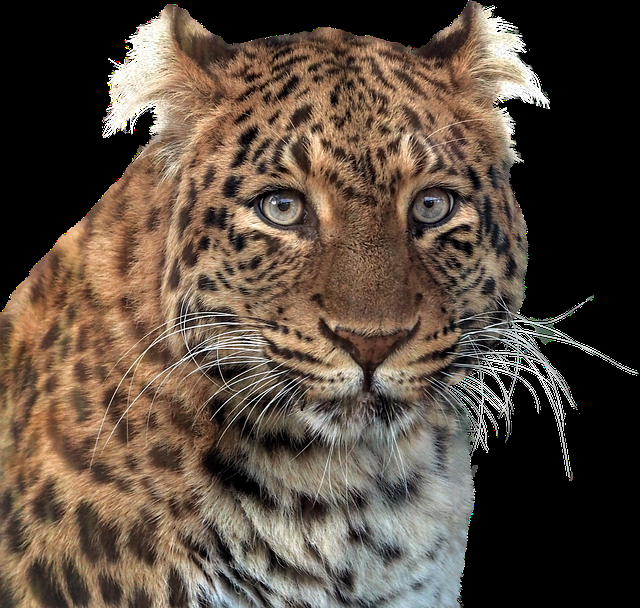
#> input picture Deep Learning/Images/panther.png, 640 x 608 px, found by its file name
$ jupyter execute 77_79_Advanced_image_processing.ipynb
#> lines starting #> are read from the running program, lines starting #| are printed output that depends on the picture
[cell 1]
from IPython.display import display_html
import pandas as pd
import numpy as np
def display_side_by_side(*args):
    html_str='  '
    for df in args:
        html_str+=df.to_html()
    display_html(html_str.replace('table','table style="display:inline"'),raw=True)

[cell 2]
#we are talking about dilute

[cell 3]
#Always remember that diluting is making image look a lot a lot brighter
#0 means black , 255 means white
#lets increase it to 255, but what happens? it becomes entirely white.

[cell 4]
#dilution

[cell 5]
df1 = pd.DataFrame(np.array((141,158,60,240,21,98,102,195,60)).reshape((3,3)),\
columns=['A','B','C'])

df2 = pd.DataFrame(np.array((158,158,158,240,240,98,195,195,195)).reshape((3,3)),\
columns=['A','B','C'])

display_side_by_side(df1,df2)

#### Notes:

 - We will apply a 3 X 1 matrix ,so for computing the first row we will compare between None, 141 and 158 the max is 158 and we will follow the same thing.

 - for Dilute process we will take the Max value

 - for erode process we will take the min value
#### this is for dilute
 - Step1a : Max(None,141, 158 ) = 158
 - Step1b : Max(141,158,60) = 158
 - Step1c : Max(158,60,None) = 158

#### For erode process
 - Step1a : Min(None,141, 158 ) = 141
 - Step1b : Min(141,158,60) = 60
 - Step1c : Min(158,60,None) = 60


[cell 6]
min(141,158)

[cell 7]
#Erosion
df1 = pd.DataFrame(np.array((141,158,60,240,21,98,102,195,60)).reshape((3,3)),\
columns=['A','B','C'])

df2 = pd.DataFrame(np.array((141,60,60,21,21,21,102,60,60)).reshape((3,3)),\
columns=['A','B','C'])

display_side_by_side(df1,df2)

[cell 8]
from pylab import *
import cv2
from skimage import io
image = cv2.imread("./data/panther.png")
#> image is the input picture: shape (608, 640, 3); mean B, G, R 62.9, 74.9, 89.2

s1 = 0
s2 = 10
s3 = 15

t1 = cv2.MORPH_RECT
t2 = cv2.MORPH_CROSS
t3 = cv2.MORPH_ELLIPSE

tmp1 = cv2.getStructuringElement(t1,(2*s1+1,2*s1+1),(s1,s1))
tmp2 = cv2.getStructuringElement(t2,(2*s2+1,2*s2+1),(s2,s2))
tmp3 = cv2.getStructuringElement(t3,(2*s3+1,2*s3+1),(s3,s3))

img1 = cv2.dilate(image,tmp1)
img2 = cv2.dilate(image, tmp2)
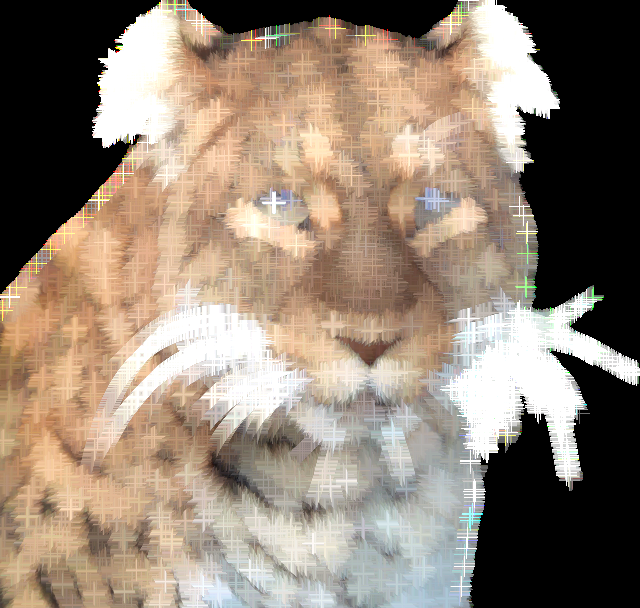
#> img2: shape (608, 640, 3); mean B, G, R 116.9, 131.7, 147.1
img3 = cv2.dilate(image, tmp3)
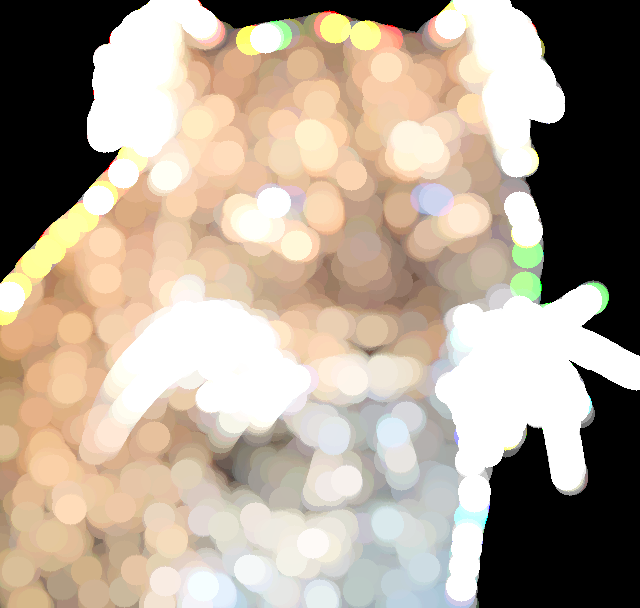
#> img3: shape (608, 640, 3); mean B, G, R 148.2, 163.5, 176.8

figure(0)
#> (this line was passed over: IPython is not available in this run)
io.imshow(img1)
#> (this line was passed over: IPython is not available in this run)
figure(1)
#> (this line was passed over: IPython is not available in this run)
io.imshow(img2)
#> (this line was passed over: IPython is not available in this run)
figure(2)
#> (this line was passed over: IPython is not available in this run)
io.imshow(img3)
#> (this line was passed over: IPython is not available in this run)

[cell 9]
#image

[cell 10]
#img3

[cell 11]
#doing it again jsut for more understanding

[cell 12]
# [27 lines of commented-out code are left out]

[cell 13]
#Erode
from pylab import *
import cv2
from skimage import io
image = cv2.imread("./data/panther.png")

s1 = 0
s2 = 10
s3 = 15

t1 = cv2.MORPH_RECT
t2 = cv2.MORPH_CROSS
t3 = cv2.MORPH_ELLIPSE

tmp1 = cv2.getStructuringElement(t1,(2*s1+1,2*s1+1),(s1,s1))
tmp2 = cv2.getStructuringElement(t2,(2*s2+1,2*s2+1),(s2,s2))
tmp3 = cv2.getStructuringElement(t3,(2*s3+1,2*s3+1),(s3,s3))

img1 = cv2.erode(image,tmp1)
img2 = cv2.erode(image, tmp2)
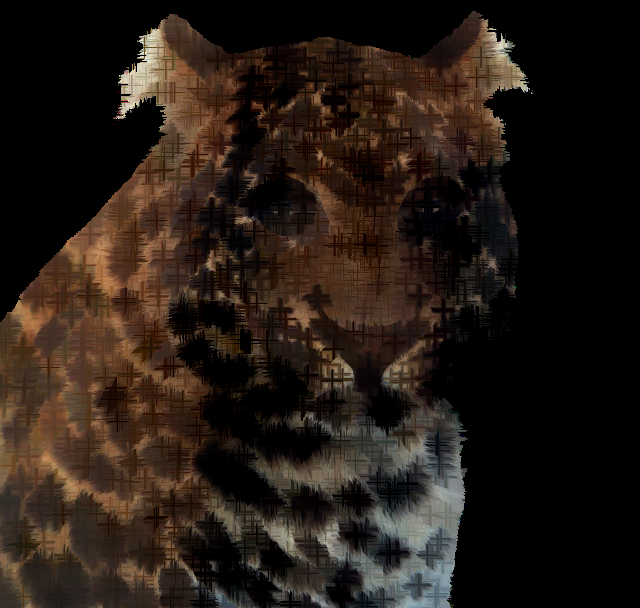
#> img2: shape (608, 640, 3); mean B, G, R 20.8, 27.6, 37.6
img3 = cv2.erode(image, tmp3)
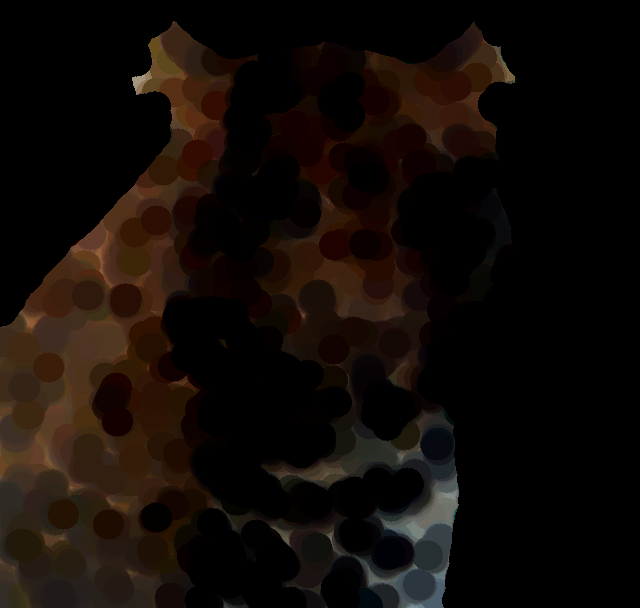
#> img3: shape (608, 640, 3); mean B, G, R 6.8, 11, 17.9

figure(0)
#> (this line was passed over: IPython is not available in this run)
io.imshow(img1)
figure(1)
io.imshow(img2)
figure(2)
io.imshow(img3)

$ run again, with Deep Learning/Images/boy.jpg saved as Deep Learning/Images/panther.png
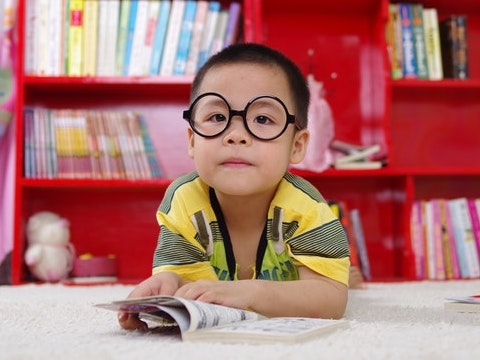
#> input picture Deep Learning/Images/boy.jpg, 480 x 360 px, found by its file name
#> image is the input picture: shape (360, 480, 3); mean B, G, R 111.8, 115.3, 174.3
#> `img2 = cv2.erode(image, tmp2)`:
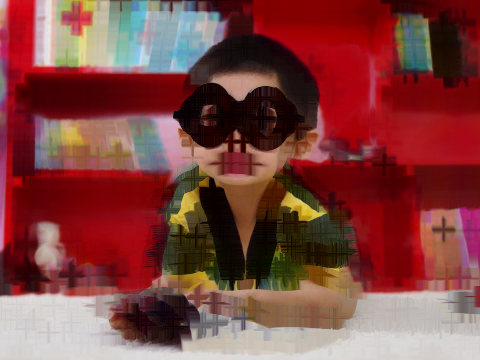
#> img2: shape (360, 480, 3); mean B, G, R 64.4, 67.5, 128.2
#> `img3 = cv2.erode(image, tmp3)`:
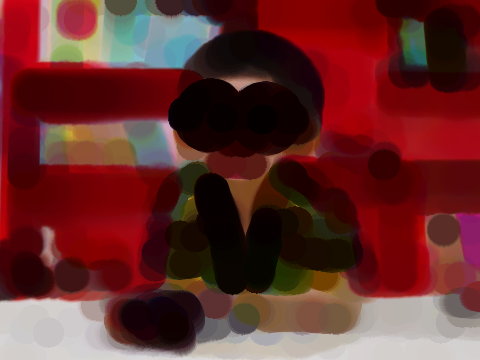
#> img3: shape (360, 480, 3); mean B, G, R 43.4, 45.1, 101.9
